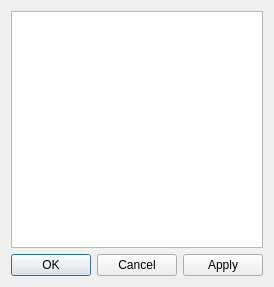
<?xml version="1.0" encoding="UTF-8"?>
<ui version="4.0">
 <class>CoordinatesEditDialog</class>
 <widget class="QDialog" name="CoordinatesEditDialog">
  <property name="geometry">
   <rect>
    <x>0</x>
    <y>0</y>
    <width>255</width>
    <height>287</height>
   </rect>
  </property>
  <property name="windowTitle">
   <string>Edit Coordinates</string>
  </property>
  <layout class="QVBoxLayout" name="verticalLayout">
   <item>
    <widget class="QTableView" name="tableView">
     <property name="editTriggers">
      <set>QAbstractItemView::AllEditTriggers</set>
     </property>
    </widget>
   </item>
   <item>
    <widget class="QDialogButtonBox" name="buttonBox">
     <property name="orientation">
      <enum>Qt::Horizontal</enum>
     </property>
     <property name="standardButtons">
      <set>QDialogButtonBox::Apply|QDialogButtonBox::Cancel|QDialogButtonBox::Ok</set>
     </property>
    </widget>
   </item>
  </layout>
 </widget>
 <resources/>
 <connections>
  <connection>
   <sender>buttonBox</sender>
   <signal>accepted()</signal>
   <receiver>CoordinatesEditDialog</receiver>
   <slot>accept()</slot>
   <hints>
    <hint type="sourcelabel">
     <x>248</x>
     <y>254</y>
    </hint>
    <hint type="destinationlabel">
     <x>157</x>
     <y>274</y>
    </hint>
   </hints>
  </connection>
  <connection>
   <sender>buttonBox</sender>
   <signal>rejected()</signal>
   <receiver>CoordinatesEditDialog</receiver>
   <slot>reject()</slot>
   <hints>
    <hint type="sourcelabel">
     <x>316</x>
     <y>260</y>
    </hint>
    <hint type="destinationlabel">
     <x>286</x>
     <y>274</y>
    </hint>
   </hints>
  </connection>
 </connections>
</ui>
